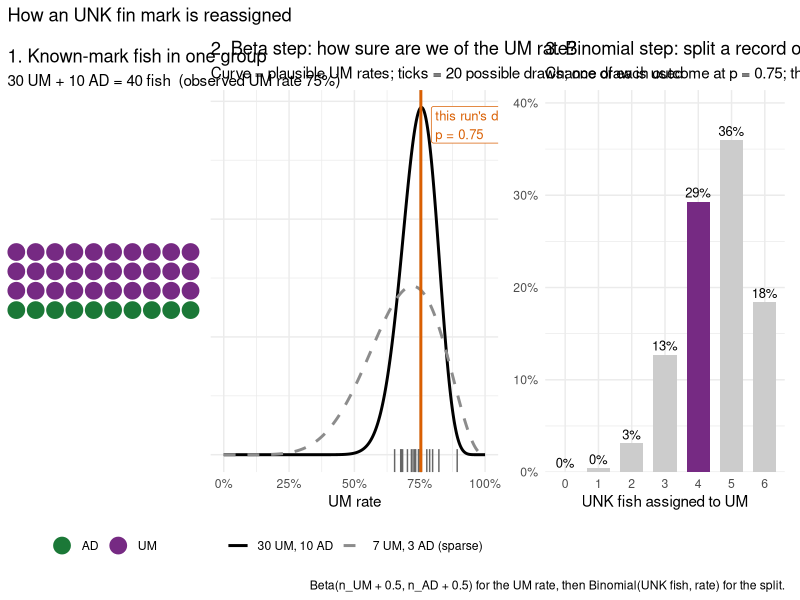

Recreate this plot in R.
# Regenerates documentation_files/unk_beta_binomial_example.png, the worked
# example of the beta and binomial steps in reassign_unk_marks().
# Run from the project root: source("documentation_files/unk_beta_binomial_example.R")

suppressMessages({library(ggplot2); library(patchwork); library(dplyr)})

n_um <- 30; n_ad <- 10   # known-mark fish in the example group
k    <- 6                # UNK fish in one catch record
a <- n_um + 0.5; b <- n_ad + 0.5   # Jeffreys prior, as in reassign_unk_marks()

# Seed chosen so the example shows a typical outcome (rate near 74%, 4 of 6 to UM)
seed <- purrr::detect(1:500, \(s) {
  set.seed(s); d <- rbeta(20, a, b)
  abs(d[1] - 0.74) < 0.02 && rbinom(1, k, d[1]) == 4
})
set.seed(seed)
draws <- rbeta(20, a, b); p <- draws[1]
um <- rbinom(1, k, p)

cols <- c(UM = "#762a83", AD = "#1b7837")

# Panel 1: the known fish in one group
fish <- tibble(i = 1:(n_um + n_ad), mark = rep(c("UM", "AD"), c(n_um, n_ad)),
               x = (i - 1) %% 10, y = -((i - 1) %/% 10))
p1 <- ggplot(fish, aes(x, y, fill = mark)) +
  geom_point(shape = 21, size = 6, colour = "white") +
  scale_fill_manual(values = cols, name = NULL) +
  coord_equal(clip = "off") + scale_y_continuous(expand = expansion(add = 0.6)) + theme_void() +
  labs(title = "1. Known-mark fish in one group",
       subtitle = sprintf("%d UM + %d AD = %d fish  (observed UM rate %.0f%%)",
                          n_um, n_ad, n_um + n_ad, 100 * n_um / (n_um + n_ad))) +
  theme(legend.position = "bottom")

# Panel 2: beta distribution of the UM rate, compared with a sparse group
grid <- tibble(p = seq(0, 1, length.out = 501)) |>
  mutate(`30 UM, 10 AD` = dbeta(p, a, b), `7 UM, 3 AD (sparse)` = dbeta(p, 7.5, 3.5)) |>
  tidyr::pivot_longer(-p, names_to = "group", values_to = "density")
p2 <- ggplot(grid, aes(p, density, colour = group, linetype = group)) +
  geom_line(linewidth = 1) +
  geom_rug(data = tibble(p = draws), aes(p), inherit.aes = FALSE, colour = "grey40", length = unit(0.06, "npc")) +
  geom_vline(xintercept = p, colour = "#d95f02", linewidth = 1) +
  annotate("label", x = p + 0.04, hjust = 0, y = max(grid$density) * 0.95,
           label = sprintf("this run's draw\np = %.2f", p), colour = "#d95f02", size = 3.3) +
  scale_colour_manual(values = c("black", "grey55"), name = NULL) +
  scale_linetype_manual(values = c("solid", "dashed"), name = NULL) +
  scale_x_continuous(labels = scales::percent, limits = c(0, 1)) +
  labs(title = "2. Beta step: how sure are we of the UM rate?",
       subtitle = "Curve = plausible UM rates; ticks = 20 possible draws; one draw is used",
       x = "UM rate", y = NULL) +
  theme_minimal() + theme(legend.position = "bottom", axis.text.y = element_blank())

# Panel 3: binomial split of one UNK record
split <- tibble(n_um = 0:k, prob = dbinom(0:k, k, p), picked = n_um == um)
p3 <- ggplot(split, aes(factor(n_um), prob, fill = picked)) +
  geom_col(width = 0.7) +
  geom_text(aes(label = scales::percent(prob, accuracy = 1)), vjust = -0.4, size = 3.3) +
  scale_fill_manual(values = c(`TRUE` = "#762a83", `FALSE` = "grey80"), guide = "none") +
  scale_y_continuous(labels = scales::percent, expand = expansion(mult = c(0, 0.15))) +
  labs(title = sprintf("3. Binomial step: split a record of %d UNK fish", k),
       subtitle = sprintf("Chance of each outcome at p = %.2f; this run: %d UM + %d AD", p, um, k - um),
       x = "UNK fish assigned to UM", y = NULL) +
  theme_minimal()

fig <- (p1 | p2 | p3) + plot_layout(widths = c(0.8, 1.2, 1)) +
  plot_annotation(title = "How an UNK fin mark is reassigned",
                  caption = "Beta(n_UM + 0.5, n_AD + 0.5) for the UM rate, then Binomial(UNK fish, rate) for the split.")
ggsave(here::here("documentation_files", "unk_beta_binomial_example.png"),
       fig, width = 15, height = 5.2, dpi = 150, bg = "white")
